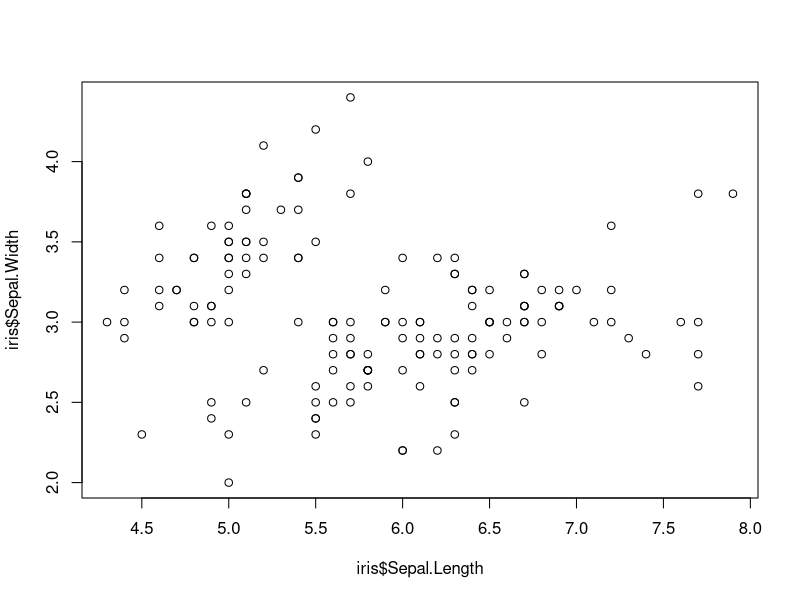
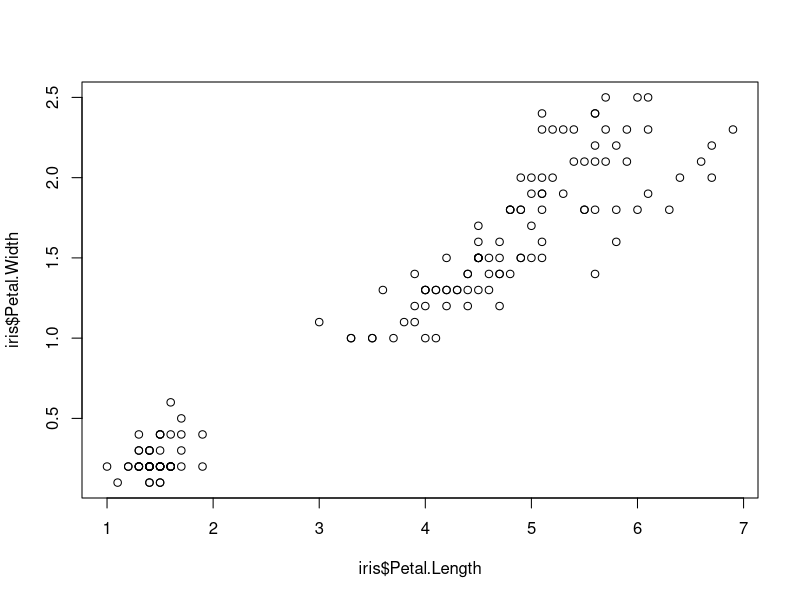
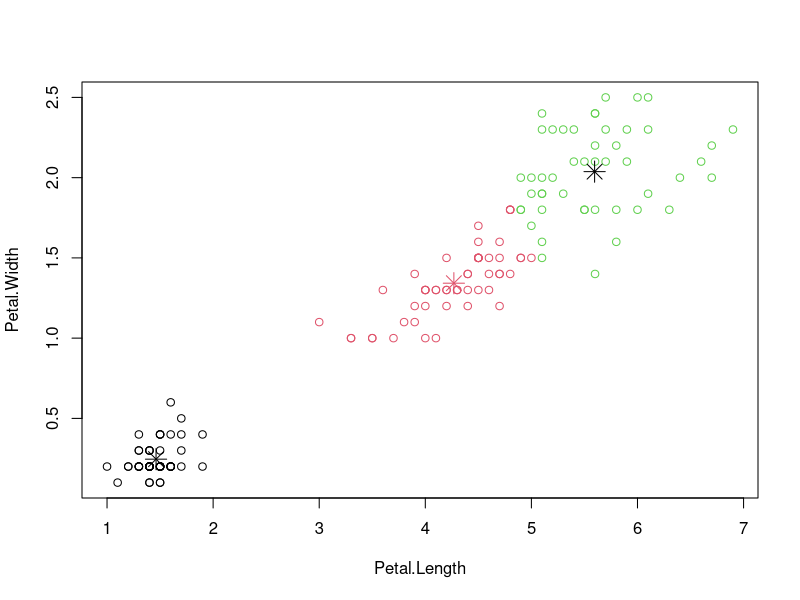
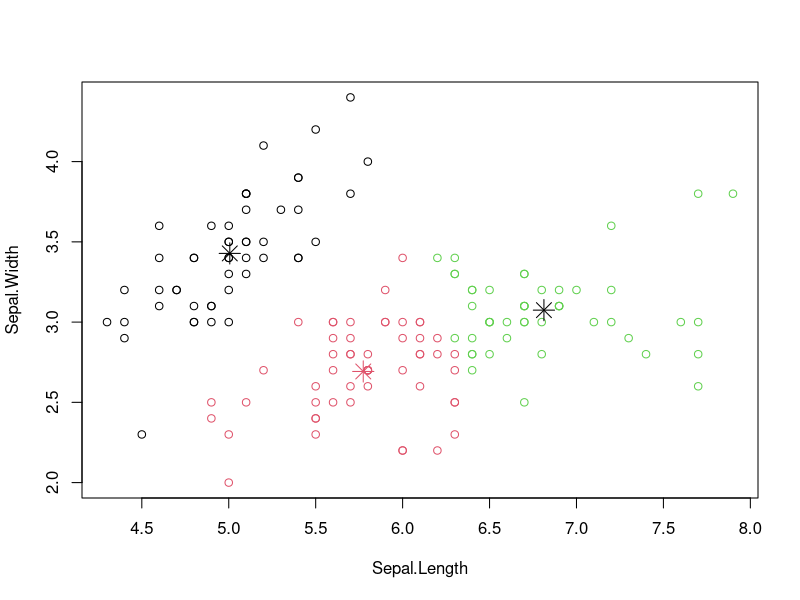
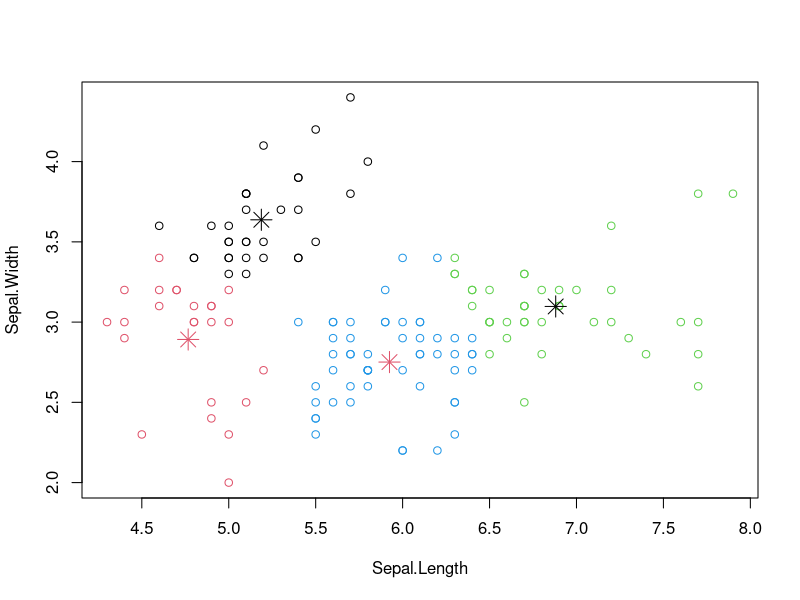
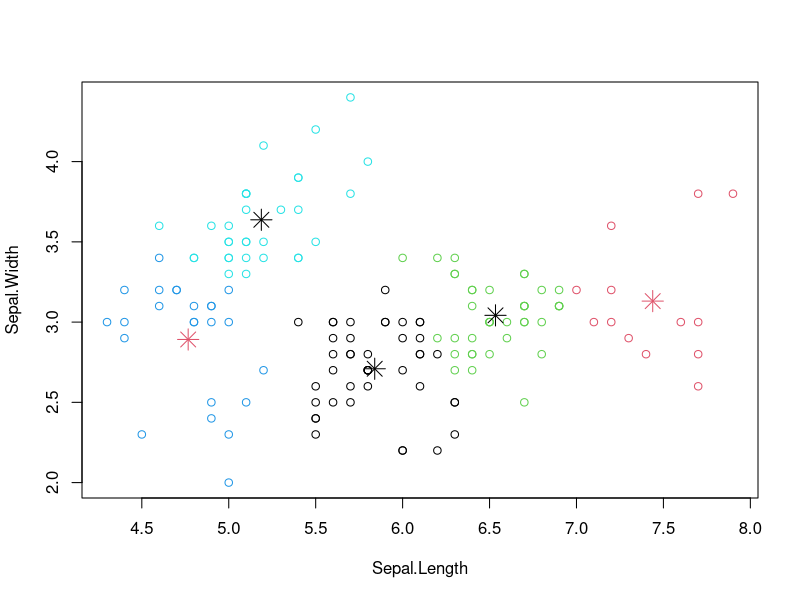
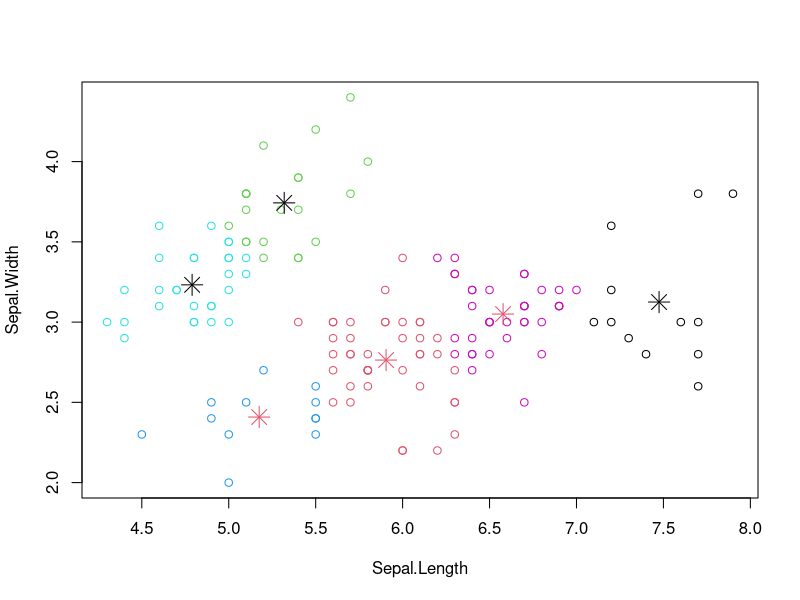

Recreate these plots in R, in order.
# K-Means Clustering with the "iris" dataset created by Ronald Fischer
# Created by Suparna Kumar
# 9 May 2020


# Include iris dataset
data(iris)

# View the data using the Environment pane
View(iris)

# The iris dataset contains 3 species of iris - setosa, versicolor, and virginica.
# Four parameters are measured - sepal length, sepal width, petal length, and petal width.

# Plot the scatter plot of sepal length and sepal width
plot(iris$Sepal.Length, iris$Sepal.Width)

# Plot the scatter plot of petal length and petal width
plot(iris$Petal.Length, iris$Petal.Width)


### 1. Print quality of clustering of petal length and petal width.

# Cluster petal length and petal width into 3 clusters
petal <- iris[,c(3,4)]
petal_cluster <- kmeans(x = petal, centers = 3, nstart = 25)

plot(petal, col = petal_cluster$cluster)

# Plot cluster centres
points(petal_cluster$centers, col = 1:2, pch = 8, cex = 2)

# Print the number of data points in each cluster:
print(petal_cluster$size)

# Print cluster category of each data point:
print(petal_cluster$cluster)

# Print cluster centroids
print(petal_cluster$centers) 

#Print the total sum of squares of distances of each point in the data space to the global centroid
print(petal_cluster$totss)

# Print the total sum of squares of distances of each cluster centroid to the global centroid
print(petal_cluster$betweenss)

# Clustering Ratio of between SS to total SS - check if ratio is close to 1
clratio = petal_cluster$betweenss/petal_cluster$totss
print(clratio)
# 0.9430539






### 2. Perform clustering on sepal length and sepal width for various numbers of clusters.

# Cluster sepal length and sepal width into 3 clusters
sepal <- iris[,c(1,2)]
sepal_cluster <- kmeans(x = sepal, centers = 3, nstart = 25)

plot(sepal, col = sepal_cluster$cluster)

# Plot cluster centres
points(sepal_cluster$centers, col = 1:2, pch = 8, cex = 2)

# Print the number of data points in each cluster:
print(sepal_cluster$size)

# Print cluster centroids
print(sepal_cluster$centers) 

# Clustering Ratio of between SS to total SS - check if ratio is close to 1
clratio_3 = sepal_cluster$betweenss/sepal_cluster$totss
print(clratio_3)
# 0.7160328



# Cluster sepal length and sepal width into 4 clusters
sepal_cluster <- kmeans(x = sepal, centers = 4, nstart = 25)

plot(sepal, col = sepal_cluster$cluster)

# Plot cluster centres
points(sepal_cluster$centers, col = 1:2, pch = 8, cex = 2)

# Print the number of data points in each cluster:
print(sepal_cluster$size)

# Print cluster centroids
print(sepal_cluster$centers) 

# Clustering Ratio of between SS to total SS - check if ratio is close to 1
clratio_4 = sepal_cluster$betweenss/sepal_cluster$totss
print(clratio_4)
# 0.7856576



# Cluster sepal length and sepal width into 5 clusters
sepal_cluster <- kmeans(x = sepal, centers = 5, nstart = 25)

plot(sepal, col = sepal_cluster$cluster)

# Plot cluster centres
points(sepal_cluster$centers, col = 1:2, pch = 8, cex = 2)

# Print the number of data points in each cluster:
print(sepal_cluster$size)

# Print cluster centroids
print(sepal_cluster$centers) 

# Clustering Ratio of between SS to total SS - check if ratio is close to 1
clratio_5 = sepal_cluster$betweenss/sepal_cluster$totss
print(clratio_5)
# 0.8393768



# Cluster sepal length and sepal width into 6 clusters
sepal_cluster <- kmeans(x = sepal, centers = 6, nstart = 25)

plot(sepal, col = sepal_cluster$cluster)

# Plot cluster centres
points(sepal_cluster$centers, col = 1:2, pch = 8, cex = 2)

# Print the number of data points in each cluster:
print(sepal_cluster$size)

# Print cluster centroids
print(sepal_cluster$centers) 

# Clustering Ratio of between SS to total SS - check if ratio is close to 1
clratio_6 = sepal_cluster$betweenss/sepal_cluster$totss
print(clratio_6)
# 0.8671559

# As we can see, the sepal width and sepal length cluster well into 6 clusters instead of 3.